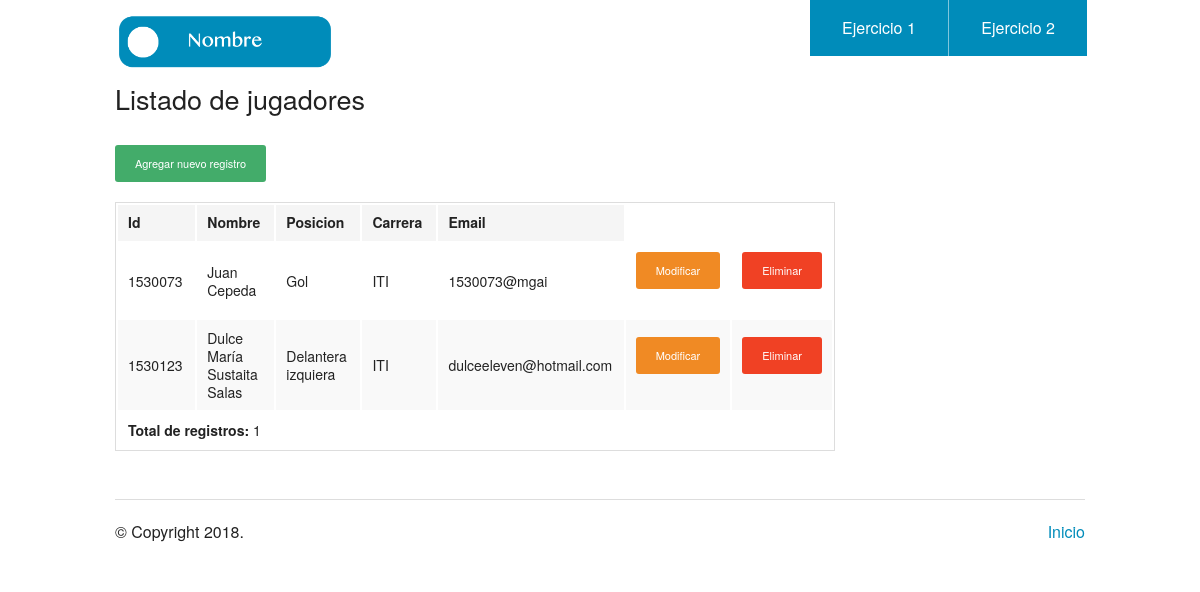
Page /listado.php?t=1 on the committed database.
### tables this page shows
CREATE TABLE IF NOT EXISTS `sport_team` (
  `id` varchar(128) NOT NULL,
  `nombre` varchar(128) NOT NULL,
  `posicion` varchar(128) NOT NULL,
  `carrera` varchar(128) NOT NULL,
  `email` varchar(128) NOT NULL,
  `id_type` int(11) NOT NULL,
  PRIMARY KEY (`id`)
);

### db/database2.php (called while the page is built, shortened)
<?php
	function getPDO(){
        $host = DB_HOST;
        $dbname = DB_DATABASE;
        $dbOtp = array(PDO::MYSQL_ATTR_INIT_COMMAND => "SET NAMES 'utf8'");
        $pdoObj = new PDO("mysql:host={$host};dbname={$dbname};port=3307", DB_USER, DB_PASSWORD, $dbOtp);
        return $pdoObj;
    }
	function getAll($num){
		$db = getPDO();
		$stmt = $db->prepare("SELECT * FROM sport_team WHERE id_type=:num");
		$stmt->bindParam(':num', $num);
		$stmt->execute();
		if($stmt->rowCount())
			return $stmt;
		return [];
	}
?>

### listado.php (the view, shortened to what this page needs)
<?php
include_once('db/database2.php');
$t = $_GET["t"];
$user_access = getAll($t);
$total_users = count($user_access);
?>
<!doctype html>
<html class="no-js" lang="en">
  <head>
    <link rel="stylesheet" href="./css/foundation.css" />
  </head>
  <body>
    <?php require_once('header.php'); ?>
    <div class="row">
      <div class="large-9 columns">
        <h3>Listado de jugadores<h3>
        <div class="section-container tabs" data-section>
          <section class="section">
            <div class="content" data-slug="panel1">
              <td><a href="./add.php?t=<?php echo($t) ?>" class="button radius tiny success">Agregar nuevo registro</a></td>
              <?php if($total_users){ ?>
              <table>
                <thead>
                  <tr>
                    <th width="200">Id</th>
                    <th width="250">Nombre</th>
                    <th width="250">Posicion</th>
                    <th width="250">Carrera</th>
                    <th width="250">Email</th>
                  </tr>
                </thead>
                <tbody>
                  <?php foreach( $user_access as $id => $user ){ ?>
                  <tr>
                    <td><?php echo $user['id'] ?></td>
                    <td><?php echo $user['nombre'] ?></td>
                    <td><?php echo $user['posicion'] ?></td>
                    <td><?php echo $user['carrera'] ?></td>
                    <td><?php echo $user['email'] ?></td>
                    <td><a href="./update.php?id=<?php echo($user['id']); ?>&t=<?php echo($t) ?>" class="button radius tiny warning"">Modificar</a></td>
                    <td><a href="./delete.php?id=<?php echo($user['id']); ?>" class="button radius tiny alert" onClick="wait();">Eliminar</a></td>
                  </tr>
                  <?php } ?>
                  <tr>
                    <td colspan="4"><b>Total de registros: </b> <?php echo $total_users; ?></td>
                  </tr>
                </tbody>
              </table>
              <?php }else{ ?>
              No hay registros
              <?php } ?>
            </div>
          </section>
        </div>
      </div>
    </div>
    <?php require_once('footer.php'); ?>

### rows in the picture
sport_team: id "1530073", nombre "Juan Cepeda", posicion "Gol", carrera "ITI", email "1530073@mgai"
sport_team: id "1530123", nombre "Dulce María Sustaita Salas", posicion "Delantera izquiera", carrera "ITI", email "dulceeleven@hotmail.com"

### other values in the picture
$total_users "1"
$hoy->format('Y') "2018"
